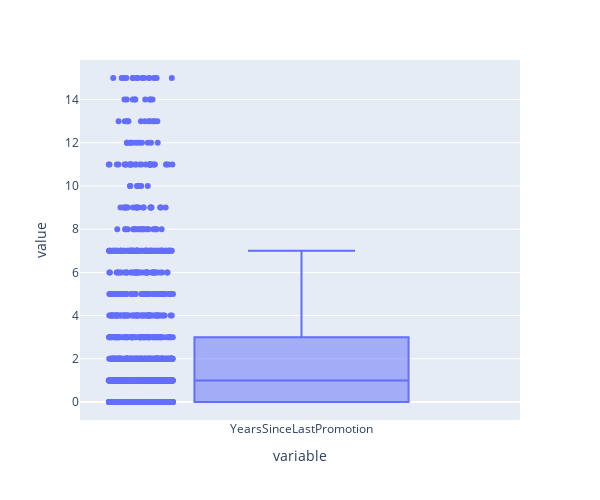

Notebook source saved alongside this figure:
### Code cell
box11.show()
"""
Column: YearsSinceLastPromotion
Outliers: Yes
Max: 7
Min: 0
Median: 1
Box Limit: 0-3
"""

### Figure 1 — Plotly figure (JSON) as saved in the notebook; plotly's stock layout.template omitted (floating-point values rounded to 4 significant figures; data arrays with more than 128 entries replaced by an {"elided": "..."} marker saying what was removed)
{"data": [{"alignmentgroup": "True", "boxpoints": "all", "hovertemplate": "variable=%{x}<br>value=%{y}<extra></extra>", "legendgroup": "", "marker": {"color": "#636efa"}, "name": "", "notched": false, "offsetgroup": "", "orientation": "v", "showlegend": false, "type": "box", "x": {"elided": "1676 str values"}, "x0": " ", "xaxis": "x", "y": {"elided": "1676 int values"}, "y0": " ", "yaxis": "y"}], "layout": {"boxmode": "group", "height": 500, "legend": {"tracegroupgap": 0}, "margin": {"t": 60}, "width": 600, "xaxis": {"anchor": "y", "domain": [0, 1], "title": {"text": "variable"}}, "yaxis": {"anchor": "x", "domain": [0, 1], "title": {"text": "value"}}}}
